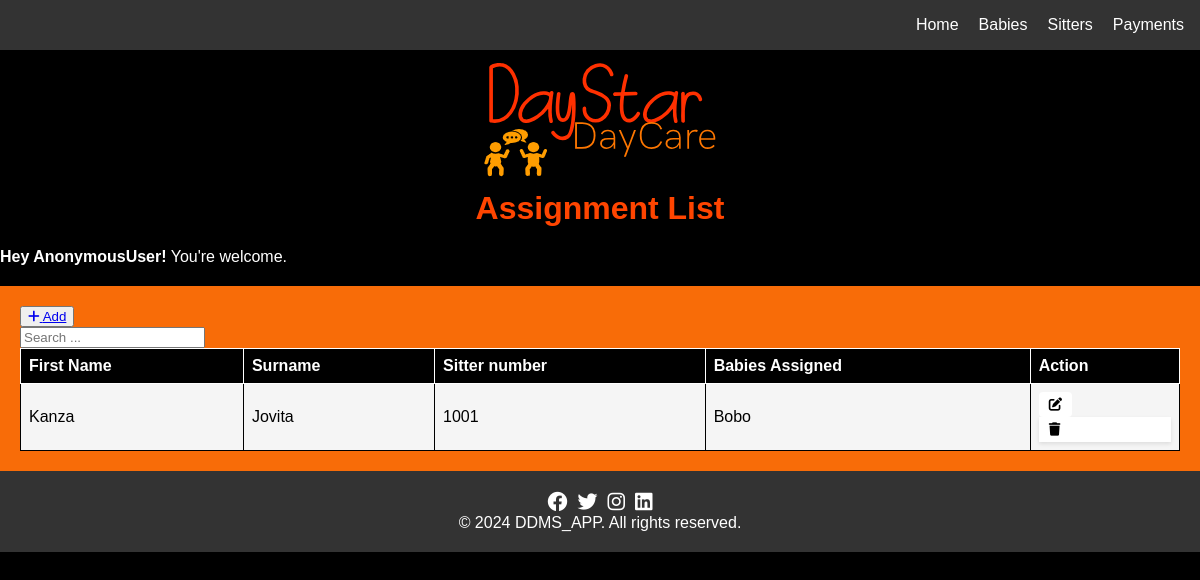
Page /assign_list/ on the earlier database version.
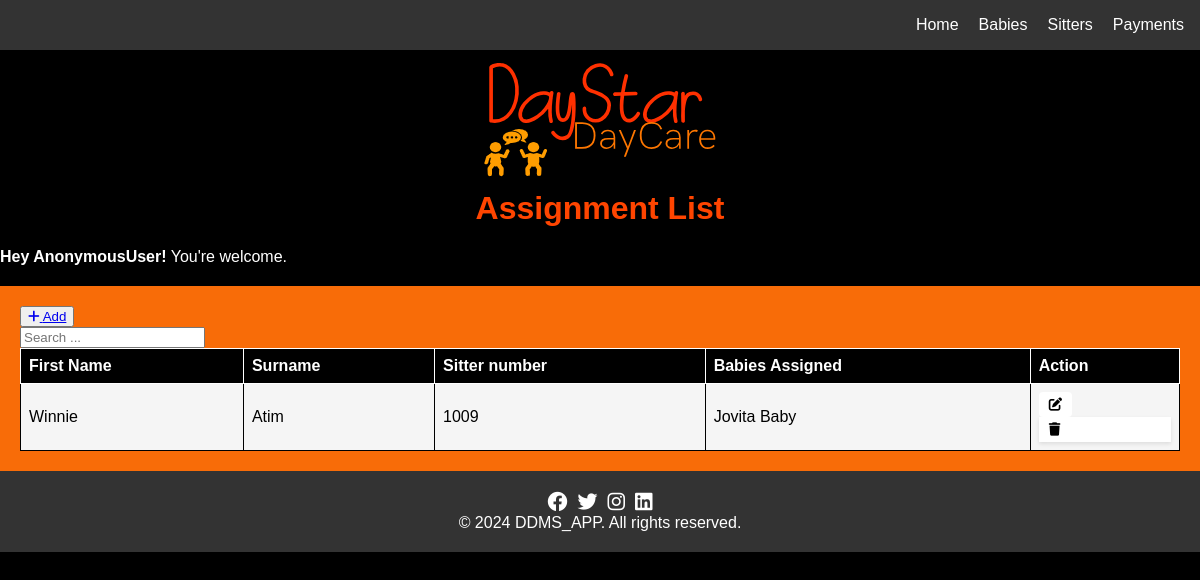
Same page on the later database version.
### ddms_app/models.py (models this page shows, shortened)
class Assign(models.Model):
    first_name = models.CharField(max_length=50, blank=True,null=True)
    last_name = models.CharField(max_length=50, blank=True, null=True)
    sitter_number = models.IntegerField(null=True, blank=True)
    baby_assigned = models.CharField(max_length=50, blank=True, null=True   )

### ddms_app/views.py (the view)
# urls.py: path('assign_list/', views.assign_list, name='assign_list'),
def assign_list(request):
    records = Assign.objects.all()
    return render(request, 'assign_list.html', {'records': records})

### ddms_app/templates/assign_list.html (shortened to what this page needs)
{% extends  'base.html' %}
{% block content%}
    <h1> Assignment List</h1>
    <div class="alert alert-warning alert-dismissible fade show" role="alert">
        <strong>Hey {{ user }}!</strong> You're welcome.
    </div>
    <div class="mt-4 p-5 bg-secondary text-white rounded">
        <table class="table table-striped table-bordered">
            <div class="mb-3">
                <button><a href="{% url 'add_assign' %}" class="btn btn-success">
                    <i class="fas fa-plus"></i> Add
                </a></button>
                <form class="button" style="  box-shadow: 0px; padding: 0px; border-radius: 0px; margin: 0px; max-width: 200px;" method="GET" action="{% url 'give_list' %}">
                    <input type="text" name="search" class="form-control" placeholder="Search ...">
                </form>
            </div>
            <thead>
                <tr>
                    <th>First Name</th>
                    <th>Surname</th>
                    <th>Sitter number</th>
                    <th>Babies Assigned</th>
                    <th>Action</th>
                </tr>
            </thead>
            <tbody>
                {% for assign in records %}
                <tr>
                    <td>{{ assign.first_name }}</td>
                    <td>{{ assign.last_name }}</td>
                    <td>{{ assign.sitter_number }}</td>
                    <td>{{  assign.baby_assigned   }}</td>
                <td>
                    <button type="submit"><a href="{% url 'edit_assign' assign.id %}" class="btn btn-danger"><i class="fas fa-edit"></i></a></button>
                            <form  style="background-color: white; box-shadow: 0px;padding: 0px; border-radius: 0px; margin: 0px;"  action="{% url 'delete_assign' assign.id %}" method="post"  onsubmit="return confirm('Are you sure you want to delete this record?');">
                                <button   class="btn btn-danger"><i class="fas fa-trash"></i></button>
                            </form>
                        </td>
                    </tr>
                {% endfor %}
            </tbody>
        </table>
    </div>
    {% endblock %}

Differences in the rows shown:
removed Assign: first_name "Kanza", last_name "Jovita", sitter_number "1001", baby_assigned "Bobo"
added Assign: first_name "Winnie", last_name "Atim", sitter_number "1009", baby_assigned "Jovita Baby"
